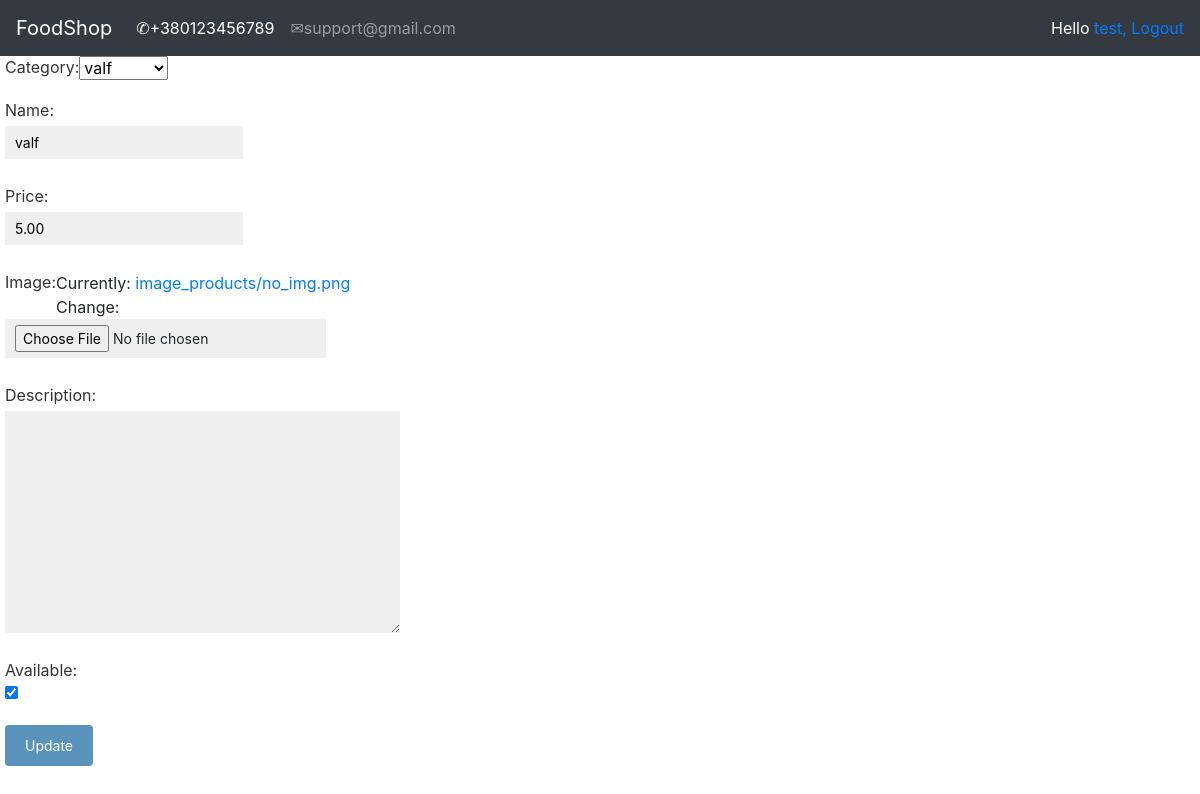
The app's page /account/update_product/2/valf/ (signed in), older data.
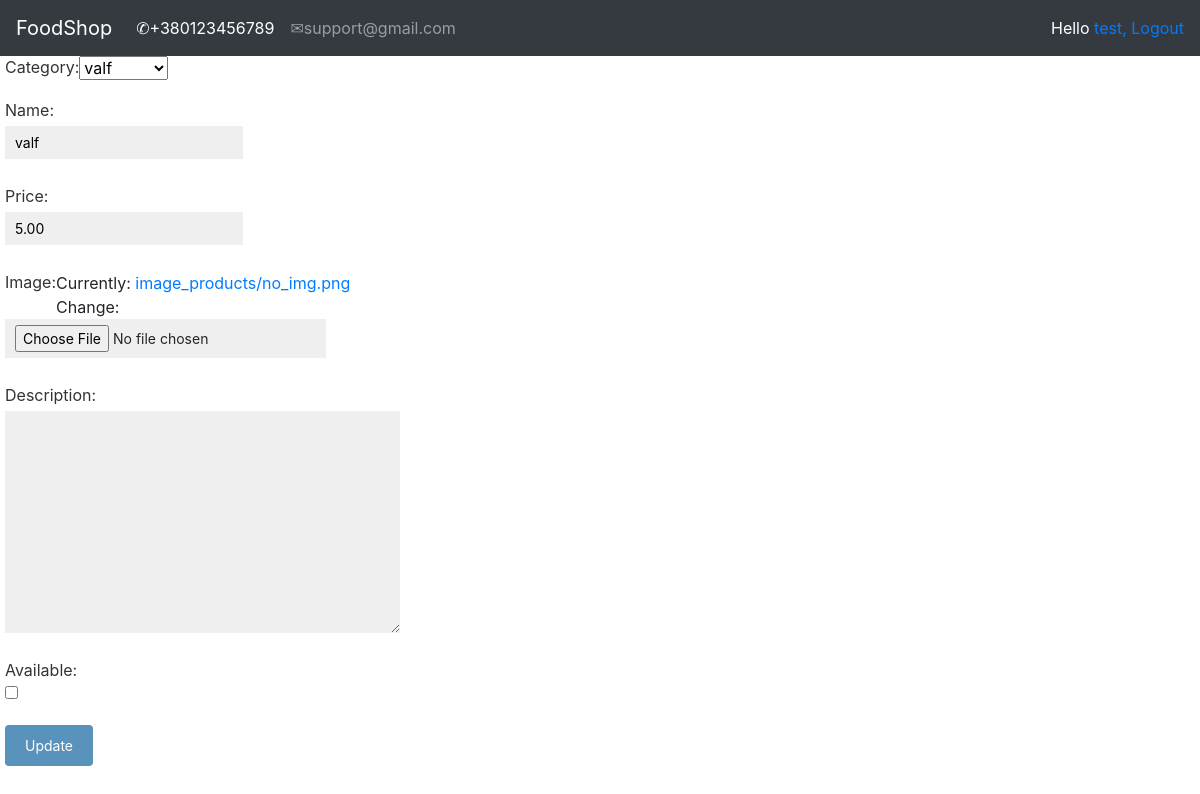
The same page, newer data.
### shop/models.py (models this page shows, shortened)
class Product(models.Model):
    shop = models.ForeignKey(Shop, on_delete=models.CASCADE)
    category = models.ForeignKey(Category, on_delete=models.CASCADE)
    name = models.CharField(max_length=150, db_index=True)
    slug = models.SlugField(max_length=150, db_index=True)
    image = models.ImageField(upload_to='image_products/%Y/%d/%m', default='image_products/no_img.png')
    description = models.TextField(blank=True)
    price = models.DecimalField(max_digits=10, decimal_places=2)
    available = models.BooleanField(default=True)
    created = models.DateTimeField(auto_now_add=True)
    updated = models.DateTimeField(auto_now=True)
    objects = ProductManager()
    class Meta:
        ordering = ('-created',)
        index_together = (('id', 'slug'),)
        default_related_name = "products"

### account/decorators.py (the view)
    def wrapper_func(request, *args, **kwargs):
        group = None
        if request.user.groups.exists():
            group = request.user.groups.filter(name='entrepreneur').exists()
        if group:
            return view_func(request, *args, **kwargs)
        else:
            return redirect('product_list')

### account/forms.py
class CreateProductForm(forms.ModelForm):
    class Meta:
        model = Product
        fields = ['shop', 'category', 'name', 'price', 'image', 'description', 'available']

### account/views.py (called while the page is built)
@login_required
@entrepreneur_only
def updateProduct(request, id, slug):
    product = Product.objects.get(id=id, slug=slug)
    form = CreateProductForm(instance=product)
    form.fields['shop'].widget = forms.HiddenInput()
    if request.method == 'POST':
        form = CreateProductForm(request.POST, instance=product)
        if form.is_valid():
            form.save()
            return redirect('my_products')
    context = {"form": form}
    return render(request, 'registration/CRUD/update_product.html', context)

### orderlist/context_processors.py (called while the page is built)
def orderlist(request):
    return {'orderlist': OrderList(request)}

### shop/models.py (called while the page is built)
    def __str__(self):
        return self.name

### templates/registration/CRUD/update_product.html (shortened to what this page needs)
{% extends 'registration/base.html' %}
{% load static %}
{% block context %}
<form action="" method="POST" enctype="multipart/form-data">
    {{ form.as_p }}
    <p><input type="submit" value="Update"></p>
</form>
{% endblock %}

Row changes from the older to the newer data that the page shows:
changed Product "valf": available "☑" → "☐"
